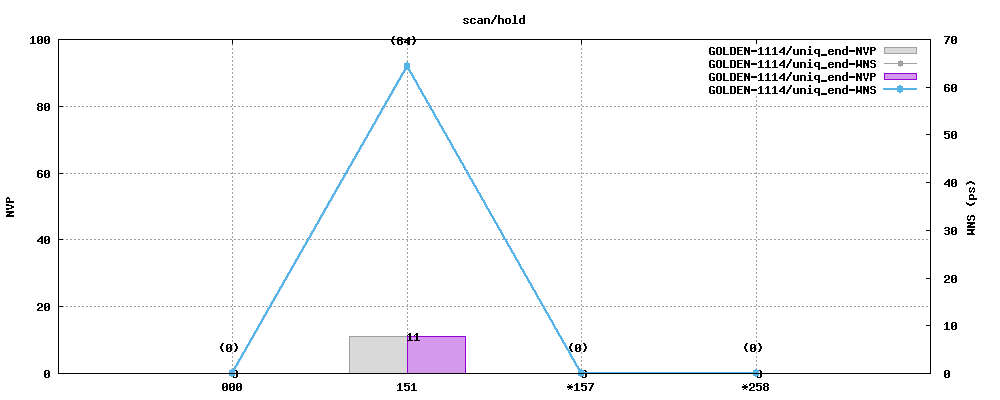

Source code (gnuplot):
set title "scan/hold"
set term png truecolor size 1000,400 medium
set output "uniq_end/scan/hold.nvp_wns.diff.png"
set style data histogram
set style histogram clustered gap 1
set style fill solid 0.4 border
set grid
set size 1,1
set yrange [0:100]
set ylabel "NVP"
set y2label "WNS (ps)"
set ytics nomirror
set y2tics
plot "PREV/uniq_end/scan/hold.nvp_wns.dat" using 2:xticlabels(1) lc 0 axis x1y1  title "GOLDEN-1114/uniq_end-NVP", \
     "PREV/uniq_end/scan/hold.nvp_wns.dat" using 3:xticlabels(1) with linespoints lc 0 lw 1 pt 7 ps 1 axis x1y2  title "GOLDEN-1114/uniq_end-WNS", \
     "uniq_end/scan/hold.nvp_wns.dat" using 2:xticlabels(1) lc 1 axis x1y1  title "GOLDEN-1114/uniq_end-NVP", \
     "uniq_end/scan/hold.nvp_wns.dat" using 0:2:2 with labels left offset 0,0 notitle, \
     "uniq_end/scan/hold.nvp_wns.dat" using 3:xticlabels(1) with linespoints lc 3 lw 2 pt 7 ps 1 axis x1y2  title "GOLDEN-1114/uniq_end-WNS", \
     "uniq_end/scan/hold.nvp_wns.dat" using 0:3:(sprintf("(%d)",$3)) with labels center offset -0.5,2 axis x1y2 notitle lc 3
